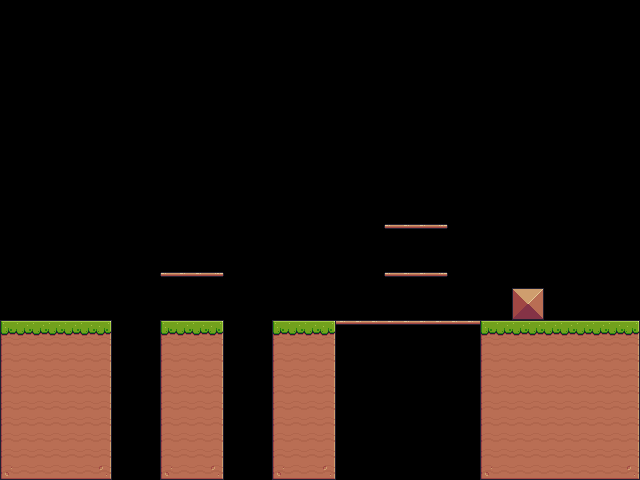

The image is a tile-based game level rendered from a .tmx file. Its description and complete source (layers, tilesets, objects, tile grids) follow:
An orthogonal 40x30 tile map with 16x16 px tiles, 1 tile layer (background) and 35 objects (14x fruit, 8x environments, 6x trap, 4x block, checkpoint, ...).

<map version="1.10" tiledversion="1.11.2" orientation="orthogonal" renderorder="right-down" width="40" height="30" tilewidth="16" tileheight="16" infinite="0" nextlayerid="25" nextobjectid="393">
 <properties>
  <property name="backgroundColor" value="gray" />
 </properties>
 <tileset firstgid="1" source="Pixel Adventure.tsx" />
 <layer id="1" name="background" width="40" height="30">
  <data encoding="csv">
0,0,0,0,0,0,0,0,0,0,0,0,0,0,0,0,0,0,0,0,0,0,0,0,0,0,0,0,0,0,0,0,0,0,0,0,0,0,0,0,
0,0,0,0,0,0,0,0,0,0,0,0,0,0,0,0,0,0,0,0,0,0,0,0,0,0,0,0,0,0,0,0,0,0,0,0,0,0,0,0,
0,0,0,0,0,0,0,0,0,0,0,0,0,0,0,0,0,0,0,0,0,0,0,0,0,0,0,0,0,0,0,0,0,0,0,0,0,0,0,0,
0,0,0,0,0,0,0,0,0,0,0,0,0,0,0,0,0,0,0,0,0,0,0,0,0,0,0,0,0,0,0,0,0,0,0,0,0,0,0,0,
0,0,0,0,0,0,0,0,0,0,0,0,0,0,0,0,0,0,0,0,0,0,0,0,0,0,0,0,0,0,0,0,0,0,0,0,0,0,0,0,
0,0,0,0,0,0,0,0,0,0,0,0,0,0,0,0,0,0,0,0,0,0,0,0,0,0,0,0,0,0,0,0,0,0,0,0,0,0,0,0,
0,0,0,0,0,0,0,0,0,0,0,0,0,0,0,0,0,0,0,0,0,0,0,0,0,0,0,0,0,0,0,0,0,0,0,0,0,0,0,0,
0,0,0,0,0,0,0,0,0,0,0,0,0,0,0,0,0,0,0,0,0,0,0,0,0,0,0,0,0,0,0,0,0,0,0,0,0,0,0,0,
0,0,0,0,0,0,0,0,0,0,0,0,0,0,0,0,0,0,0,0,0,0,0,0,0,0,0,0,0,0,0,0,0,0,0,0,0,0,0,0,
0,0,0,0,0,0,0,0,0,0,0,0,0,0,0,0,0,0,0,0,0,0,0,0,0,0,0,0,0,0,0,0,0,0,0,0,0,0,0,0,
0,0,0,0,0,0,0,0,0,0,0,0,0,0,0,0,0,0,0,0,0,0,0,0,0,0,0,0,0,0,0,0,0,0,0,0,0,0,0,0,
0,0,0,0,0,0,0,0,0,0,0,0,0,0,0,0,0,0,0,0,0,0,0,0,0,0,0,0,0,0,0,0,0,0,0,0,0,0,0,0,
0,0,0,0,0,0,0,0,0,0,0,0,0,0,0,0,0,0,0,0,0,0,0,0,0,0,0,0,0,0,0,0,0,0,0,0,0,0,0,0,
0,0,0,0,0,0,0,0,0,0,0,0,0,0,0,0,0,0,0,0,0,0,0,0,0,0,0,0,0,0,0,0,0,0,0,0,0,0,0,0,
0,0,0,0,0,0,0,0,0,0,0,0,0,0,0,0,0,0,0,0,0,0,0,0,40,41,41,42,0,0,0,0,0,0,0,0,0,0,0,0,
0,0,0,0,0,0,0,0,0,0,0,0,0,0,0,0,0,0,0,0,0,0,0,0,0,0,0,0,0,0,0,0,0,0,0,0,0,0,0,0,
0,0,0,0,0,0,0,0,0,0,0,0,0,0,0,0,0,0,0,0,0,0,0,0,0,0,0,0,0,0,0,0,0,0,0,0,0,0,0,0,
0,0,0,0,0,0,0,0,0,0,40,41,41,42,0,0,0,0,0,0,0,0,0,0,40,41,41,42,0,0,0,0,0,0,0,0,0,0,0,0,
0,0,0,0,0,0,0,0,0,0,0,0,0,0,0,0,0,0,0,0,0,0,0,0,0,0,0,0,0,0,0,0,36,37,0,0,0,0,0,0,
0,0,0,0,0,0,0,0,0,0,0,0,0,0,0,0,0,0,0,0,0,0,0,0,0,0,0,0,0,0,0,0,58,59,0,0,0,0,0,0,
7,8,8,8,8,8,9,0,0,0,7,8,8,9,0,0,0,7,8,8,9,41,41,41,41,41,41,41,41,41,7,8,8,8,8,8,8,8,8,9,
29,30,30,30,30,30,31,0,0,0,29,30,30,31,0,0,0,29,30,30,31,0,0,0,0,0,0,0,0,0,29,30,30,30,30,30,30,30,30,31,
29,30,30,30,30,30,31,0,0,0,29,30,30,31,0,0,0,29,30,30,31,0,0,0,0,0,0,0,0,0,29,30,30,30,30,30,30,30,30,31,
29,30,30,30,30,30,31,0,0,0,29,30,30,31,0,0,0,29,30,30,31,0,0,0,0,0,0,0,0,0,29,30,30,30,30,30,30,30,30,31,
29,30,30,30,30,30,31,0,0,0,29,30,30,31,0,0,0,29,30,30,31,0,0,0,0,0,0,0,0,0,29,30,30,30,30,30,30,30,30,31,
29,30,30,30,30,30,31,0,0,0,29,30,30,31,0,0,0,29,30,30,31,0,0,0,0,0,0,0,0,0,29,30,30,30,30,30,30,30,30,31,
29,30,30,30,30,30,31,0,0,0,29,30,30,31,0,0,0,29,30,30,31,0,0,0,0,0,0,0,0,0,29,30,30,30,30,30,30,30,30,31,
29,30,30,30,30,30,31,0,0,0,29,30,30,31,0,0,0,29,30,30,31,0,0,0,0,0,0,0,0,0,29,30,30,30,30,30,30,30,30,31,
29,30,30,30,30,30,31,0,0,0,29,30,30,31,0,0,0,29,30,30,31,0,0,0,0,0,0,0,0,0,29,30,30,30,30,30,30,30,30,31,
51,52,52,52,52,52,53,0,0,0,51,52,52,53,0,0,0,51,52,52,53,0,0,0,0,0,0,0,0,0,51,52,52,52,52,52,52,52,52,53
</data>
 </layer>
 <objectgroup id="18" name="item_checkpoint" class="item" visible="0">
  <object id="392" name="checkpoint" type="checkpoint" x="576" y="256" width="64" height="64" />
 </objectgroup>
 <objectgroup id="19" name="item_fruit" class="item" visible="0">
  <object id="375" name="apple" type="fruit" x="160" y="288" width="32" height="32" />
  <object id="376" name="apple" type="fruit" x="192" y="288" width="32" height="32" />
  <object id="377" name="cherries" type="fruit" x="160" y="240" width="32" height="32" />
  <object id="378" name="cherries" type="fruit" x="192" y="240" width="32" height="32" />
  <object id="379" name="cherries" type="fruit" x="176" y="208" width="32" height="32" />
  <object id="380" name="pineapple" type="fruit" x="336" y="288" width="32" height="32" />
  <object id="381" name="pineapple" type="fruit" x="368" y="288" width="32" height="32" />
  <object id="382" name="pineapple" type="fruit" x="400" y="288" width="32" height="32" />
  <object id="383" name="pineapple" type="fruit" x="432" y="288" width="32" height="32" />
  <object id="384" name="melon" type="fruit" x="384" y="192" width="32" height="32" />
  <object id="385" name="melon" type="fruit" x="416" y="192" width="32" height="32" />
  <object id="386" name="melon" type="fruit" x="400" y="160" width="32" height="32" />
  <object id="387" name="orange" type="fruit" x="384" y="240" width="32" height="32" />
  <object id="388" name="orange" type="fruit" x="416" y="240" width="32" height="32" />
 </objectgroup>
 <objectgroup id="20" name="trap_hole" class="trap" visible="0">
  <object id="310" name="hole" type="trap" x="112" y="464" width="48" height="16" />
  <object id="311" name="hole" type="trap" x="224" y="464" width="48" height="16" />
  <object id="312" name="hole" type="trap" x="336" y="464" width="144" height="16" />
 </objectgroup>
 <objectgroup id="21" name="trap_saw" class="trap" visible="0">
  <object id="322" name="saw" type="trap" x="117.377" y="287.562" width="32" height="32">
   <properties>
    <property name="isVerticalMove" type="bool" value="true" />
    <property name="moveRangeTiles" type="int" value="5" />
   </properties>
  </object>
  <object id="323" name="saw" type="trap" x="230.527" y="288.137" width="32" height="32">
   <properties>
    <property name="isVerticalMove" type="bool" value="true" />
    <property name="moveRangeTiles" type="int" value="5" />
   </properties>
  </object>
  <object id="324" name="saw" type="trap" x="383.153" y="288.137" width="48" height="48">
   <properties>
    <property name="isVerticalMove" type="bool" value="false" />
    <property name="moveRangeTiles" type="int" value="4" />
   </properties>
  </object>
 </objectgroup>
 <objectgroup id="22" name="env_platform" class="env" visible="0">
  <object id="343" name="platform" type="environments" x="160" y="272" width="64" height="16" />
  <object id="344" name="platform" type="environments" x="384" y="272" width="64" height="16" />
  <object id="345" name="platform" type="environments" x="384" y="224" width="64" height="16" />
  <object id="346" name="platform" type="platform" x="336" y="320" width="144" height="16" />
 </objectgroup>
 <objectgroup id="23" name="env_block" class="env" visible="0">
  <object id="334" name="block" type="environments" x="1" y="320" width="111" height="160" />
  <object id="335" name="block" type="environments" x="272" y="320" width="62.3293" height="160" />
  <object id="336" name="block" type="environments" x="480" y="320" width="160" height="160" />
  <object id="337" name="block" type="environments" x="512" y="288" width="30.9968" height="32" />
  <object id="338" name="block" x="1" y="-16" width="640" height="16" />
  <object id="339" name="block" x="-16" y="0" width="16" height="480" />
  <object id="340" name="block" x="1" y="480" width="640" height="16" />
  <object id="341" name="block" x="641" y="0" width="16" height="480" />
  <object id="342" name="block" type="environments" x="160" y="320" width="62.3293" height="160" />
 </objectgroup>
 <objectgroup id="24" name="spawnpoint" class="spawnpoint" visible="0">
  <object id="309" name="spawnpoint" type="spawnpoint" x="48" y="288" width="32" height="32" />
 </objectgroup>
</map>
